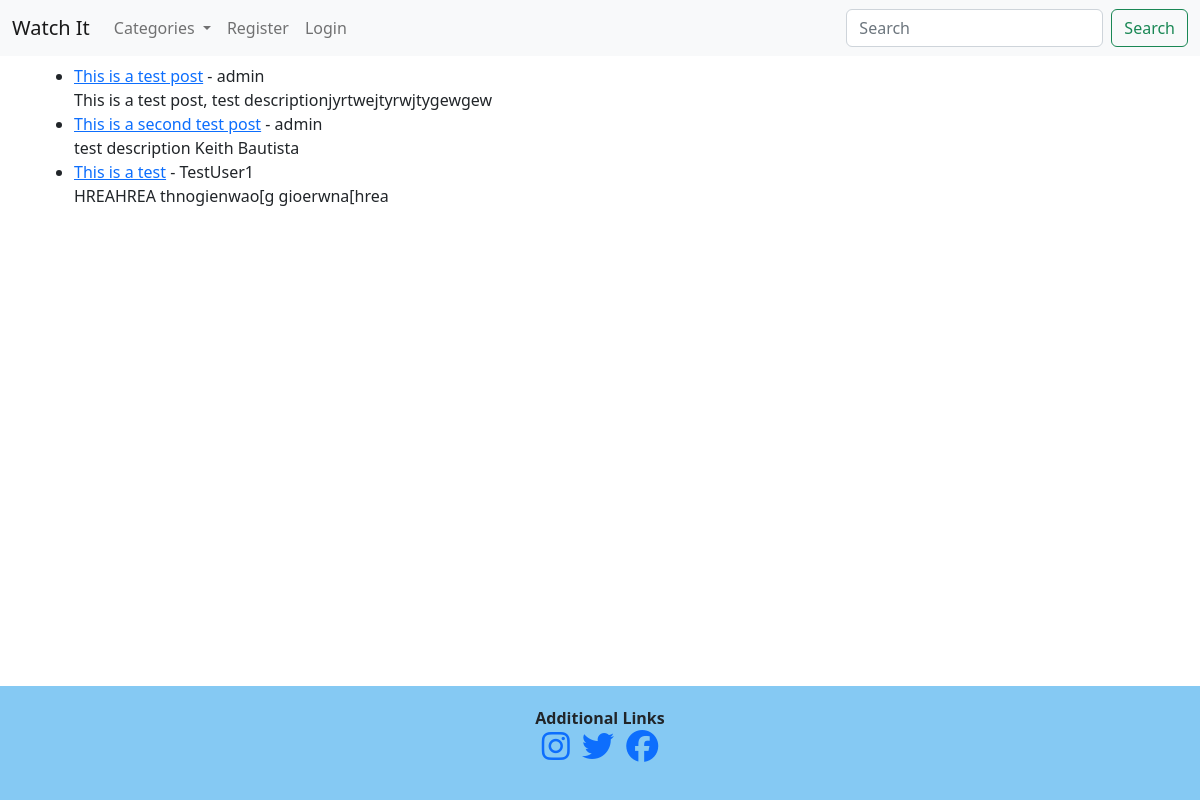
Screenshot of /category/Action/ with the database file from the repository.
### watchit/models.py (models this page shows, shortened)
class Post(models.Model):
    title = models.CharField(max_length=255)
    title_tag = models.CharField(max_length=255)
    author = models.ForeignKey(User, on_delete=models.CASCADE)
    """This will delete all of users' posts"""
    body = models.TextField()
    post_date = models.DateField(auto_now_add=True)
    category = models.CharField(max_length=255, default='Action')

### watchit/views.py (the view)
# urls.py: path('category/<str:category>/', CategoryView, name="category"),
def CategoryView(request, category):
    category_posts = Post.objects.filter(category=category)
    context = {}
    context['category_posts'] = category_posts
    category_menu = Category.objects.all()
    context["category_menu"] = category_menu
    return render(request, 'categories.html', context)

### watchit/models.py (called while the page is built)
    def __str__(self):
        return self.name

### watchit/templates/categories.html (shortened to what this page needs)
{% extends 'base.html' %}
{% block content %}
    {% if user.is_authenticated %}
        {% if category_posts %}
            <h1>{{ Category.name }}</h1>
            <ul>
            {% for Post in category_posts %}
                <li><a href="{% url 'movie-detail' Post.pk %}">{{ Post.title }}</a> - {{ Post.author }} - <a href="{% url 'edit-movie' Post.pk %}">Edit Movie</a> <br/>
                {{ Post.body|slice:":200" }}</li>
            {% endfor %}
            </ul>
        {% else %}
            <h1>There are no posts here yet</h1>
        {% endif %}
    {% else %}
            {% if category_posts %}
            <ul>
            {% for Post in category_posts %}
                <li><a href="{% url 'movie-detail' Post.pk %}">{{ Post.title }}</a> - {{ Post.author }} <br/>
                {{ Post.body|slice:":200" }}</li>
            {% endfor %}
            </ul>
        {% else %}
            <h1>There are no posts here yet</h1>
        {% endif %}
        {% endif %}
{% endblock %}

### rows the page displays
Post: title "This is a test post", author "admin", body "This is a test post, test descriptionjyrtwejtyrwjtygewgew"
Post: title "This is a second test post", author "admin", body "test description Keith Bautista"
Post: title "This is a test", author "TestUser1", body "HREAHREA thnogienwao[g gioerwna[hrea"
